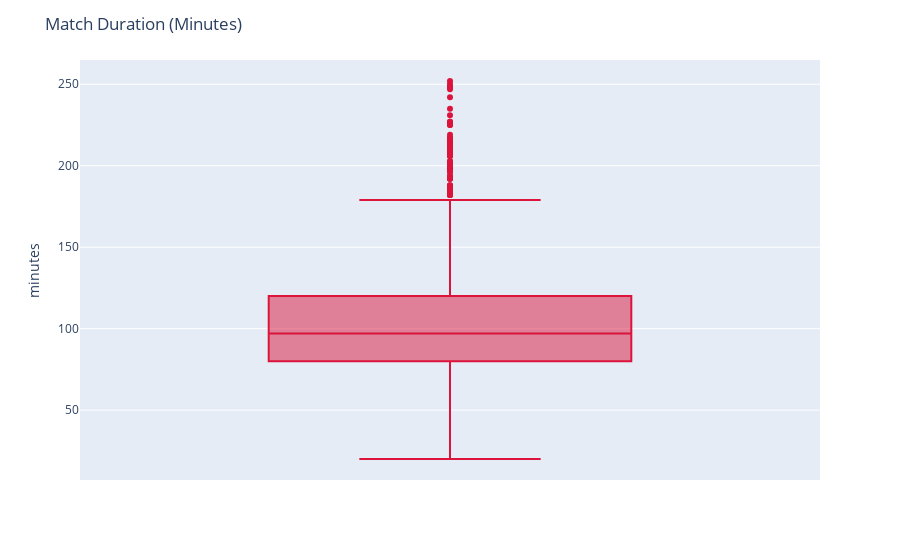

Notebook code for this chart:
### Markdown cell above
Insights:

• Match duration shows a right-skewed distribution, with most matches ending around a typical central value and a long tail of long, competitive matches.

• Upper outliers (very long matches) are kept because they represent legitimate and important tennis realities (long battles, tiebreak-heavy matches, etc.).

• Lower outliers (very short matches) were corrected, likely caused by retirements or incomplete matches.

### Code cell
# Duration (minutes cleaned from lower end)

fig = px.box(
    df, 
    y="minutes",
    color_discrete_sequence=["crimson"]
)
fig.update_layout(title="Match Duration (Minutes)")
fig.show()

### Figure 1 — Plotly figure (JSON) as saved in the notebook; plotly's stock layout.template omitted (floating-point values rounded to 4 significant figures; data arrays with more than 128 entries replaced by an {"elided": "..."} marker saying what was removed)
{"data": [{"alignmentgroup": "True", "hovertemplate": "minutes=%{y}<extra></extra>", "legendgroup": "", "marker": {"color": "crimson"}, "name": "", "notched": false, "offsetgroup": "", "orientation": "v", "showlegend": false, "type": "box", "x0": " ", "xaxis": "x", "y": {"elided": "2630 float values"}, "y0": " ", "yaxis": "y"}], "layout": {"boxmode": "group", "legend": {"tracegroupgap": 0}, "margin": {"t": 60}, "title": {"text": "Match Duration (Minutes)"}, "xaxis": {"anchor": "y", "domain": [0, 1]}, "yaxis": {"anchor": "x", "domain": [0, 1], "title": {"text": "minutes"}}}}
